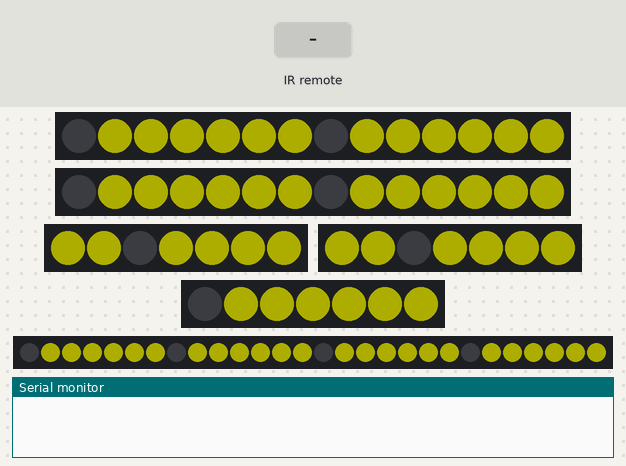
This sketch was run on a simulated Arduino Uno, built with avr-gcc and run on an emulated ATmega328P. Shown: 2 × 14 RGB LEDs in strip order, left to right, 3 × 7 RGB LEDs in strip order, left to right, 28 RGB LEDs in strip order, left to right, the last lines printed to the serial monitor. The inputs (shaded band) are chosen by the test bench. Dim RGB values are drawn brighter than linear.

Above: at 1.2 s.
1.3 s: infrared code 0x16 received
At 1.6 s:
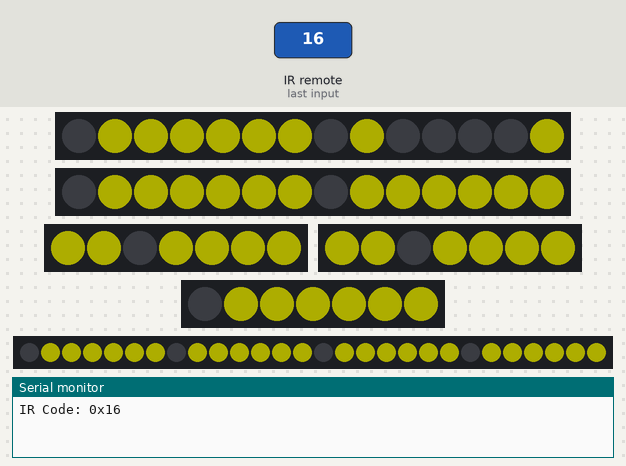
2.8 s: infrared code 0xC received
At 3.9 s:
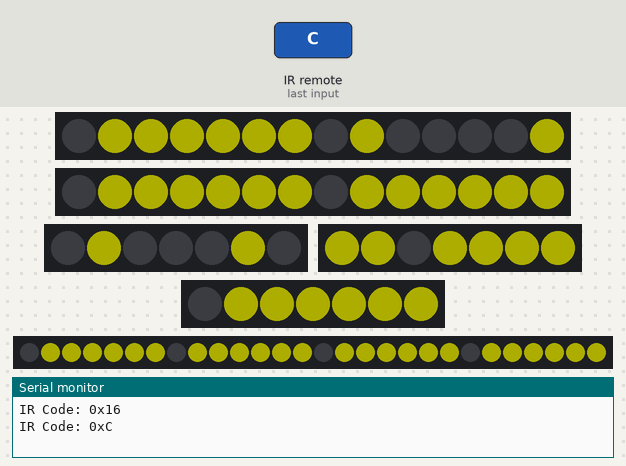
Timing chart, 0 to 5.8 s (numbered marks = the images above; inputs shaded):
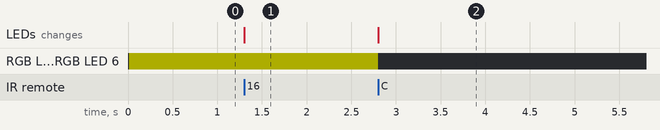

Measured:
- after the input at 1.3 s, the LEDs: change at once (image 1)
- after the input at 2.8 s, RGB LED 0, RGB LED 3, RGB LED 4, RGB LED 6: RGB(50, 50, 0) → off at once; the LEDs: change at once (image 2)

The sketch:

final_SB_project.ino
```cpp
#include <Adafruit_NeoPixel.h>
#include <IRremote.hpp>

// ====== PIN ASSIGNMENTS ======
#define SCORE1_PIN 6
#define SCORE2_PIN 7
#define FOUL1_PIN  8
#define FOUL2_PIN  9
#define ROUND_PIN  10
#define TIMER_PIN  11
#define IR_RECEIVE_PIN 2

// ====== LED COUNTS ======
#define SCORE_LEDS 14   // 2 digits × 7
#define FOUL_LEDS 7     // 1 digit
#define ROUND_LEDS 7    // 1 digit
#define TIMER_LEDS 28   // 4 digits × 7

// ====== NEOPIXEL OBJECTS ======
Adafruit_NeoPixel score1Strip(SCORE_LEDS, SCORE1_PIN, NEO_GRB + NEO_KHZ800);
Adafruit_NeoPixel score2Strip(SCORE_LEDS, SCORE2_PIN, NEO_GRB + NEO_KHZ800);
Adafruit_NeoPixel foul1Strip(FOUL_LEDS, FOUL1_PIN, NEO_GRB + NEO_KHZ800);
Adafruit_NeoPixel foul2Strip(FOUL_LEDS, FOUL2_PIN, NEO_GRB + NEO_KHZ800);
Adafruit_NeoPixel roundStrip(ROUND_LEDS, ROUND_PIN, NEO_GRB + NEO_KHZ800);
Adafruit_NeoPixel timerStrip(TIMER_LEDS, TIMER_PIN, NEO_GRB + NEO_KHZ800);

// ====== DIGIT SEGMENT PATTERNS (a–g) ======
const byte digits[10][7] = {
  {0,1,1,1,1,1,1}, // 0
  {0,1,0,0,0,0,1}, // 1
  {1,0,1,1,0,1,1}, // 2
  {1,1,1,0,0,1,1}, // 3
  {1,1,0,0,1,0,1}, // 4
  {1,1,1,0,1,1,0}, // 5
  {1,1,1,1,1,1,0}, // 6
  {0,1,0,0,0,1,1}, // 7
  {1,1,1,1,1,1,1}, // 8
  {1,1,1,0,1,1,1}  // 9
};

// ====== DIGIT MAPPINGS ======
const byte leftDigitMap[7]  = {0,1,2,3,4,5,6};
const byte rightDigitMap[7] = {7,8,9,10,11,12,13};

// Standard single-digit map (used for round display)
const byte singleDigitMap[7] = {0,1,2,3,4,5,6};

// Custom foul digit map based on your layout:
//   c
// d   b
//   a
// e   g
//   f
const byte foulDigitMap[7] = {
  2, // segment a
  1, // segment b
  0, // segment c
  3, // segment d
  4, // segment e
  6, // segment f
  5  // segment g
};

// Timer (4 digits MMSS)
const byte timerDigit1Map[7] = {0,1,2,3,4,5,6};
const byte timerDigit2Map[7] = {7,8,9,10,11,12,13};
const byte timerDigit3Map[7] = {14,15,16,17,18,19,20};
const byte timerDigit4Map[7] = {21,22,23,24,25,26,27};

// ====== SCORE, FOUL, ROUND ======
int scoreTeam1 = 0;
int scoreTeam2 = 0;
int foulTeam1 = 0;
int foulTeam2 = 0;
int roundNumber = 0;

// ====== TIMER VARIABLES ======
unsigned long timerDuration = 0;
unsigned long timerStartTime = 0;
bool timerRunning = false;

// ====== DEBOUNCE ======
unsigned long lastPressTime = 0;
const unsigned long debounceDelay = 300;

// ====== SETUP ======
void setup() {
  Serial.begin(9600);

  score1Strip.begin(); score1Strip.show();
  score2Strip.begin(); score2Strip.show();
  foul1Strip.begin();  foul1Strip.show();
  foul2Strip.begin();  foul2Strip.show();
  roundStrip.begin();  roundStrip.show();
  timerStrip.begin();  timerStrip.show();

  IrReceiver.begin(IR_RECEIVE_PIN, ENABLE_LED_FEEDBACK);

  displayAll();
}

// ====== MAIN LOOP ======
void loop() {
  if (timerRunning) {
    unsigned long elapsed = millis() - timerStartTime;
    if (elapsed >= timerDuration) {
      timerRunning = false;
      displayTimer(0);
      // TODO: Add buzzer or flash alert here
    } else {
      displayTimer(timerDuration - elapsed);
    }
  }

  if (IrReceiver.decode()) {
    if (IrReceiver.decodedIRData.flags & IRDATA_FLAGS_IS_REPEAT) {
      IrReceiver.resume();
      return;
    }

    unsigned long code = IrReceiver.decodedIRData.command;
    unsigned long currentMillis = millis();
    Serial.print("IR Code: 0x"); Serial.println(code, HEX);

    if (currentMillis - lastPressTime > debounceDelay) {
      if (code == 0x16) { scoreTeam1++; if(scoreTeam1>99)scoreTeam1=99;
        displayTwoDigit(scoreTeam1, score1Strip); }

      else if (code == 0x19) { scoreTeam2++; if(scoreTeam2>99)scoreTeam2=99;
        displayTwoDigit(scoreTeam2, score2Strip); }

      else if (code == 0xC) { foulTeam1++; if(foulTeam1>9)foulTeam1=9;
        displayDigit(foulTeam1, foulDigitMap, foul1Strip); }

      else if (code == 0x18) { foulTeam2++; if(foulTeam2>9)foulTeam2=9;
        displayDigit(foulTeam2, foulDigitMap, foul2Strip); }

      else if (code == 0x1C) { roundNumber++; if(roundNumber>9)roundNumber=9;
        displayDigit(roundNumber, singleDigitMap, roundStrip); }

      else if (code == 0x46) {
        if (!timerRunning && timerDuration < 5999000) {
          timerDuration += 60000;
          displayTimer(timerDuration);
        }
      }
      else if (code == 0x40) {
        if (timerRunning) timerRunning = false;
        else if (timerDuration > 0) {
          timerStartTime = millis();
          timerRunning = true;
        }
      }
      else if (code == 0x15) {
        timerRunning = false;
        timerDuration = 0;
        displayTimer(0);
      }

      else if (code == 0x52) {
        scoreTeam1 = scoreTeam2 = 0;
        foulTeam1 = foulTeam2 = 0;
        roundNumber = 0;
        timerDuration = 0;
        timerRunning = false;
        displayAll();
      }

      lastPressTime = currentMillis;
    }

    IrReceiver.resume();
  }
}

// ====== DISPLAY FUNCTIONS ======
void displayDigit(int digit, const byte* map, Adafruit_NeoPixel &strip) {
  for (int seg = 0; seg < 7; seg++) {
    if (digits[digit][seg]) {
      strip.setPixelColor(map[seg], strip.Color(50, 50, 0)); // Yellow-green
    } else {
      strip.setPixelColor(map[seg], 0);
    }
  }
  strip.show();
}

void displayTwoDigit(int number, Adafruit_NeoPixel &strip) {
  int tens = number / 10;
  int units = number % 10;
  displayDigit(tens, leftDigitMap, strip);
  displayDigit(units, rightDigitMap, strip);
}

void displayTimer(unsigned long remainingMs) {
  int totalSeconds = remainingMs / 1000;
  int minutes = totalSeconds / 60;
  int seconds = totalSeconds % 60;

  int d1 = (minutes / 10) % 10;
  int d2 = minutes % 10;
  int d3 = (seconds / 10) % 10;
  int d4 = seconds % 10;

  displayDigit(d1, timerDigit1Map, timerStrip);
  displayDigit(d2, timerDigit2Map, timerStrip);
  displayDigit(d3, timerDigit3Map, timerStrip);
  displayDigit(d4, timerDigit4Map, timerStrip);
}

void displayAll() {
  displayTwoDigit(scoreTeam1, score1Strip);
  displayTwoDigit(scoreTeam2, score2Strip);
  displayDigit(foulTeam1, foulDigitMap, foul1Strip);
  displayDigit(foulTeam2, foulDigitMap, foul2Strip);
  displayDigit(roundNumber, singleDigitMap, roundStrip);
  displayTimer(timerDuration);
}
```
